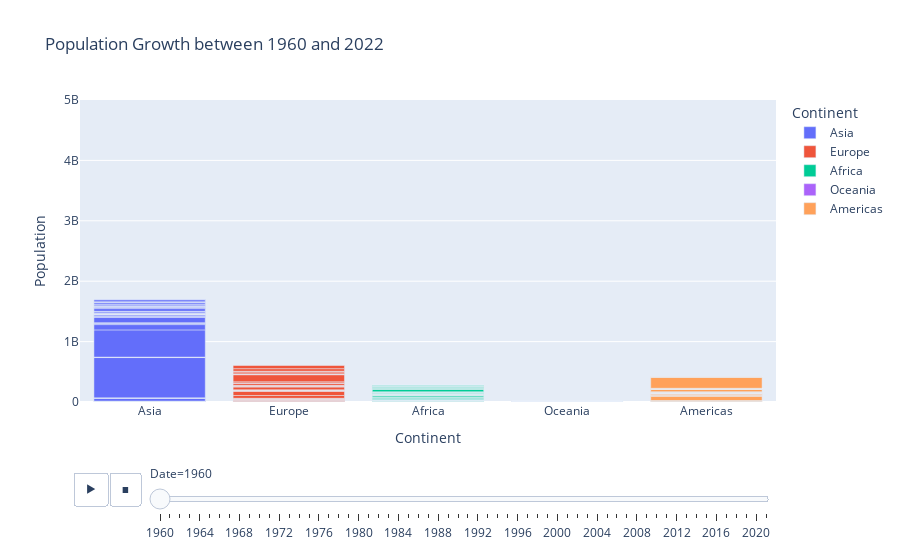

The notebook cell this image was saved under:
### Code cell
df_health_countries_pop = df_health_countries[df_health_countries['Indicator Name']=='Population, total']
fig = px.bar(df_health_countries_pop, x="region", y="value", color="region",
                 labels={
                     "value": "Population",
                     "region": "Continent",
                 },
                title="Population Growth between 1960 and 2022",
                animation_frame="Date", animation_group= "Country Name", range_y=[0,5000000000])
fig.layout.updatemenus[0].buttons[0].args[1]["frame"]["duration"] = 50
fig.show()

### Figure 1 — Plotly figure (JSON) as saved in the notebook; plotly's stock layout.template omitted (floating-point values rounded to 4 significant figures)
{"data": [{"alignmentgroup": "True", "hovertemplate": "Continent=%{x}<br>Date=1960<br>Population=%{y}<extra></extra>", "ids": ["Afghanistan", "Armenia", "Azerbaijan", "Bahrain", "Bangladesh", "Bhutan", "Brunei Darussalam", "Cambodia", "China", "Cyprus", "Georgia", "Hong Kong SAR, China", "India", "Indonesia", "Iran, Islamic Rep.", "Iraq", "Israel", "Japan", "Jordan", "Kazakhstan", "Korea, Dem. People's Rep.", "Korea, Rep.", "Kuwait", "Kyrgyz Republic", "Lao PDR", "Lebanon", "Macao SAR, China", "Malaysia", "Maldives", "Mongolia", "Myanmar", "Nepal", "Oman", "Pakistan", "Philippines", "Qatar", "Saudi Arabia", "Singapore", "Sri Lanka", "Syrian Arab Republic", "Tajikistan", "Thailand", "Timor-Leste", "Turkiye", "Turkmenistan", "United Arab Emirates", "Uzbekistan", "Vietnam", "Yemen, Rep."], "legendgroup": "Asia", "marker": {"color": "#636efa", "pattern": {"shape": ""}}, "name": "Asia", "offsetgroup": "Asia", "orientation": "v", "showlegend": true, "textposition": "auto", "type": "bar", "x": ["Asia", "Asia", "Asia", "Asia", "Asia", "Asia", "Asia", "Asia", "Asia", "Asia", "Asia", "Asia", "Asia", "Asia", "Asia", "Asia", "Asia", "Asia", "Asia", "Asia", "Asia", "Asia", "Asia", "Asia", "Asia", "Asia", "Asia", "Asia", "Asia", "Asia", "Asia", "Asia", "Asia", "Asia", "Asia", "Asia", "Asia", "Asia", "Asia", "Asia", "Asia", "Asia", "Asia", "Asia", "Asia", "Asia", "Asia", "Asia", "Asia"], "xaxis": "x", "y": [8996967, 1874119, 3895398, 162429, 48013505, 223284, 81707, 5722372, 667070000, 572933, 3645600, 3075605, 450547675, 87751066, 21906909, 7289753, 2114020, 93216000, 933102, 9934564, 11424189, 25012374, 269026, 2172300, 2120892, 1804935, 167795, 8156342, 89873, 955514, 21736947, 10105060, 551735, 44988690, 26269741, 47383, 4086534, 1646400, 9874476, 4573514, 2087053, 27397208, 474535, 27472339, 1603254, 92417, 8526299, 32670048, 5315351], "yaxis": "y"}, {"alignmentgroup": "True", "hovertemplate": "Continent=%{x}<br>Date=1960<br>Population=%{y}<extra></extra>", "ids": ["Albania", "Andorra", "Austria", "Belarus", "Belgium", "Bosnia and Herzegovina", "Bulgaria", "Croatia", "Czech Republic", "Denmark", "Estonia", "Faroe Islands", "Finland", "France", "Germany", "Gibraltar", "Greece", "Hungary", "Iceland", "Ireland", "Isle of Man", "Italy", "Latvia", "Liechtenstein", "Lithuania", "Luxembourg", "Malta", "Moldova", "Monaco", "Montenegro", "Netherlands", "North Macedonia", "Norway", "Poland", "Portugal", "Romania", "Russian Federation", "San Marino", "Serbia", "Slovak Republic", "Slovenia", "Spain", "Sweden", "Switzerland", "Ukraine", "United Kingdom"], "legendgroup": "Europe", "marker": {"color": "#EF553B", "pattern": {"shape": ""}}, "name": "Europe", "offsetgroup": "Europe", "orientation": "v", "showlegend": true, "textposition": "auto", "type": "bar", "x": ["Europe", "Europe", "Europe", "Europe", "Europe", "Europe", "Europe", "Europe", "Europe", "Europe", "Europe", "Europe", "Europe", "Europe", "Europe", "Europe", "Europe", "Europe", "Europe", "Europe", "Europe", "Europe", "Europe", "Europe", "Europe", "Europe", "Europe", "Europe", "Europe", "Europe", "Europe", "Europe", "Europe", "Europe", "Europe", "Europe", "Europe", "Europe", "Europe", "Europe", "Europe", "Europe", "Europe", "Europe", "Europe", "Europe"], "xaxis": "x", "y": [1608800, 13410, 7047539, 8198000, 9153489, 3225664, 7867374, 4140181, 9602006, 4579603, 1211537, 34624, 4429634, 46621688, 72814900, 23420, 8331725, 9983967, 175574, 2828600, 48444, 50199700, 2120979, 16501, 2778550, 313970, 326550, 2043664, 22461, 480579, 11486631, 1488670, 3581239, 29637450, 8857716, 18406905, 119897000, 15440, 6608000, 4068095, 1584720, 30455000, 7484656, 5327827, 42664646, 52400000], "yaxis": "y"}, {"alignmentgroup": "True", "hovertemplate": "Continent=%{x}<br>Date=1960<br>Population=%{y}<extra></extra>", "ids": ["Algeria", "Angola", "Benin", "Botswana", "Burkina Faso", "Burundi", "Cabo Verde", "Cameroon", "Central African Republic", "Chad", "Comoros", "Congo, Dem. Rep.", "Congo, Rep.", "Cote d'Ivoire", "Djibouti", "Egypt, Arab Rep.", "Equatorial Guinea", "Eritrea", "Eswatini", "Ethiopia", "Gabon", "Gambia, The", "Ghana", "Guinea", "Guinea-Bissau", "Kenya", "Lesotho", "Liberia", "Libya", "Madagascar", "Malawi", "Mali", "Mauritania", "Mauritius", "Morocco", "Mozambique", "Namibia", "Niger", "Nigeria", "Rwanda", "Sao Tome and Principe", "Senegal", "Seychelles", "Sierra Leone", "Somalia", "South Africa", "South Sudan", "Sudan", "Tanzania", "Togo", "Tunisia", "Uganda", "Zambia", "Zimbabwe"], "legendgroup": "Africa", "marker": {"color": "#00cc96", "pattern": {"shape": ""}}, "name": "Africa", "offsetgroup": "Africa", "orientation": "v", "showlegend": true, "textposition": "auto", "type": "bar", "x": ["Africa", "Africa", "Africa", "Africa", "Africa", "Africa", "Africa", "Africa", "Africa", "Africa", "Africa", "Africa", "Africa", "Africa", "Africa", "Africa", "Africa", "Africa", "Africa", "Africa", "Africa", "Africa", "Africa", "Africa", "Africa", "Africa", "Africa", "Africa", "Africa", "Africa", "Africa", "Africa", "Africa", "Africa", "Africa", "Africa", "Africa", "Africa", "Africa", "Africa", "Africa", "Africa", "Africa", "Africa", "Africa", "Africa", "Africa", "Africa", "Africa", "Africa", "Africa", "Africa", "Africa", "Africa"], "xaxis": "x", "y": [11057864, 5454938, 2431617, 502733, 4829289, 2797925, 201770, 5176920, 1501668, 3001604, 191122, 15248256, 1018254, 3503559, 83634, 26632891, 255338, 1007586, 336578, 22151284, 500922, 365049, 6635229, 3494164, 616140, 8120082, 837264, 1118655, 1448416, 5099368, 3659980, 5263727, 850377, 659351, 12328532, 7184870, 634138, 3388774, 45138460, 2935575, 64294, 3206757, 41700, 2317638, 2755967, 17099836, 2842718, 7544498, 10052151, 1580508, 4178235, 6767092, 3070780, 3776679], "yaxis": "y"}, {"alignmentgroup": "True", "hovertemplate": "Continent=%{x}<br>Date=1960<br>Population=%{y}<extra></extra>", "ids": ["American Samoa", "Australia", "Fiji", "French Polynesia", "Guam", "Kiribati", "Marshall Islands", "Micronesia, Fed. Sts.", "Nauru", "New Caledonia", "New Zealand", "Northern Mariana Islands", "Palau", "Papua New Guinea", "Samoa", "Solomon Islands", "Tonga", "Tuvalu", "Vanuatu"], "legendgroup": "Oceania", "marker": {"color": "#ab63fa", "pattern": {"shape": ""}}, "name": "Oceania", "offsetgroup": "Oceania", "orientation": "v", "showlegend": true, "textposition": "auto", "type": "bar", "x": ["Oceania", "Oceania", "Oceania", "Oceania", "Oceania", "Oceania", "Oceania", "Oceania", "Oceania", "Oceania", "Oceania", "Oceania", "Oceania", "Oceania", "Oceania", "Oceania", "Oceania", "Oceania", "Oceania"], "xaxis": "x", "y": [20127, 10276477, 393480, 78080, 66733, 41196, 14674, 44510, 4377, 79000, 2371800, 9980, 9769, 2255858, 108627, 117847, 61574, 5321, 63689], "yaxis": "y"}, {"alignmentgroup": "True", "hovertemplate": "Continent=%{x}<br>Date=1960<br>Population=%{y}<extra></extra>", "ids": ["Antigua and Barbuda", "Argentina", "Aruba", "Bahamas, The", "Barbados", "Belize", "Bermuda", "Bolivia", "Brazil", "British Virgin Islands", "Canada", "Cayman Islands", "Chile", "Colombia", "Costa Rica", "Cuba", "Curacao", "Dominica", "Dominican Republic", "Ecuador", "El Salvador", "Greenland", "Grenada", "Guatemala", "Guyana", "Haiti", "Honduras", "Jamaica", "Mexico", "Nicaragua", "Panama", "Paraguay", "Peru", "Puerto Rico", "Sint Maarten (Dutch part)", "St. Kitts and Nevis", "St. Lucia", "St. Martin (French part)", "St. Vincent and the Grenadines", "Suriname", "Trinidad and Tobago", "Turks and Caicos Islands", "United States", "Uruguay", "Venezuela, RB", "Virgin Islands (U.S.)"], "legendgroup": "Americas", "marker": {"color": "#FFA15A", "pattern": {"shape": ""}}, "name": "Americas", "offsetgroup": "Americas", "orientation": "v", "showlegend": true, "textposition": "auto", "type": "bar", "x": ["Americas", "Americas", "Americas", "Americas", "Americas", "Americas", "Americas", "Americas", "Americas", "Americas", "Americas", "Americas", "Americas", "Americas", "Americas", "Americas", "Americas", "Americas", "Americas", "Americas", "Americas", "Americas", "Americas", "Americas", "Americas", "Americas", "Americas", "Americas", "Americas", "Americas", "Americas", "Americas", "Americas", "Americas", "Americas", "Americas", "Americas", "Americas", "Americas", "Americas", "Americas", "Americas", "Americas", "Americas", "Americas", "Americas"], "xaxis": "x", "y": [54132, 20481781, 54208, 109532, 230985, 92068, 44400, 3656961, 72179235, 8053, 17909009, 7870, 8132988, 16057714, 1330787, 7141241, 124826, 60020, 3294222, 4543658, 2766319, 32500, 89927, 4128880, 571813, 3866162, 2038636, 1628524, 37771861, 1773132, 1133005, 1903990, 10155011, 2358000, 2833, 51199, 89698, 3898, 80970, 287870, 847973, 5825, 180671000, 2538648, 8141839, 32500], "yaxis": "y"}], "layout": {"barmode": "relative", "legend": {"title": {"text": "Continent"}, "tracegroupgap": 0}, "sliders": [{"active": 0, "currentvalue": {"prefix": "Date="}, "len": 0.9, "pad": {"b": 10, "t": 60}, "steps": [{"args": [["1960"], {"frame": {"duration": 0, "redraw": true}, "fromcurrent": true, "mode": "immediate", "transition": {"duration": 0, "easing": "linear"}}], "label": "1960", "method": "animate"}, {"args": [["1961"], {"frame": {"duration": 0, "redraw": true}, "fromcurrent": true, "mode": "immediate", "transition": {"duration": 0, "easing": "linear"}}], "label": "1961", "method": "animate"}, {"args": [["1962"], {"frame": {"duration": 0, "redraw": true}, "fromcurrent": true, "mode": "immediate", "transition": {"duration": 0, "easing": "linear"}}], "label": "1962", "method": "animate"}, {"args": [["1963"], {"frame": {"duration": 0, "redraw": true}, "fromcurrent": true, "mode": "immediate", "transition": {"duration": 0, "easing": "linear"}}], "label": "1963", "method": "animate"}, {"args": [["1964"], {"frame": {"duration": 0, "redraw": true}, "fromcurrent": true, "mode": "immediate", "transition": {"duration": 0, "easing": "linear"}}], "label": "1964", "method": "animate"}, {"args": [["1965"], {"frame": {"duration": 0, "redraw": true}, "fromcurrent": true, "mode": "immediate", "transition": {"duration": 0, "easing": "linear"}}], "label": "1965", "method": "animate"}, {"args": [["1966"], {"frame": {"duration": 0, "redraw": true}, "fromcurrent": true, "mode": "immediate", "transition": {"duration": 0, "easing": "linear"}}], "label": "1966", "method": "animate"}, {"args": [["1967"], {"frame": {"duration": 0, "redraw": true}, "fromcurrent": true, "mode": "immediate", "transition": {"duration": 0, "easing": "linear"}}], "label": "1967", "method": "animate"}, {"args": [["1968"], {"frame": {"duration": 0, "redraw": true}, "fromcurrent": true, "mode": "immediate", "transition": {"duration": 0, "easing": "linear"}}], "label": "1968", "method": "animate"}, {"args": [["1969"], {"frame": {"duration": 0, "redraw": true}, "fromcurrent": true, "mode": "immediate", "transition": {"duration": 0, "easing": "linear"}}], "label": "1969", "method": "animate"}, {"args": [["1970"], {"frame": {"duration": 0, "redraw": true}, "fromcurrent": true, "mode": "immediate", "transition": {"duration": 0, "easing": "linear"}}], "label": "1970", "method": "animate"}, {"args": [["1971"], {"frame": {"duration": 0, "redraw": true}, "fromcurrent": true, "mode": "immediate", "transition": {"duration": 0, "easing": "linear"}}], "label": "1971", "method": "animate"}, {"args": [["1972"], {"frame": {"duration": 0, "redraw": true}, "fromcurrent": true, "mode": "immediate", "transition": {"duration": 0, "easing": "linear"}}], "label": "1972", "method": "animate"}, {"args": [["1973"], {"frame": {"duration": 0, "redraw": true}, "fromcurrent": true, "mode": "immediate", "transition": {"duration": 0, "easing": "linear"}}], "label": "1973", "method": "animate"}, {"args": [["1974"], {"frame": {"duration": 0, "redraw": true}, "fromcurrent": true, "mode": "immediate", "transition": {"duration": 0, "easing": "linear"}}], "label": "1974", "method": "animate"}, {"args": [["1975"], {"frame": {"duration": 0, "redraw": true}, "fromcurrent": true, "mode": "immediate", "transition": {"duration": 0, "easing": "linear"}}], "label": "1975", "method": "animate"}, {"args": [["1976"], {"frame": {"duration": 0, "redraw": true}, "fromcurrent": true, "mode": "immediate", "transition": {"duration": 0, "easing": "linear"}}], "label": "1976", "method": "animate"}, {"args": [["1977"], {"frame": {"duration": 0, "redraw": true}, "fromcurrent": true, "mode": "immediate", "transition": {"duration": 0, "easing": "linear"}}], "label": "1977", "method": "animate"}, {"args": [["1978"], {"frame": {"duration": 0, "redraw": true}, "fromcurrent": true, "mode": "immediate", "transition": {"duration": 0, "easing": "linear"}}], "label": "1978", "method": "animate"}, {"args": [["1979"], {"frame": {"duration": 0, "redraw": true}, "fromcurrent": true, "mode": "immediate", "transition": {"duration": 0, "easing": "linear"}}], "label": "1979", "method": "animate"}, {"args": [["1980"], {"frame": {"duration": 0, "redraw": true}, "fromcurrent": true, "mode": "immediate", "transition": {"duration": 0, "easing": "linear"}}], "label": "1980", "method": "animate"}, {"args": [["1981"], {"frame": {"duration": 0, "redraw": true}, "fromcurrent": true, "mode": "immediate", "transition": {"duration": 0, "easing": "linear"}}], "label": "1981", "method": "animate"}, {"args": [["1982"], {"frame": {"duration": 0, "redraw": true}, "fromcurrent": true, "mode": "immediate", "transition": {"duration": 0, "easing": "linear"}}], "label": "1982", "method": "animate"}, {"args": [["1983"], {"frame": {"duration": 0, "redraw": true}, "fromcurrent": true, "mode": "immediate", "transition": {"duration": 0, "easing": "linear"}}], "label": "1983", "method": "animate"}, {"args": [["1984"], {"frame": {"duration": 0, "redraw": true}, "fromcurrent": true, "mode": "immediate", "transition": {"duration": 0, "easing": "linear"}}], "label": "1984", "method": "animate"}, {"args": [["1985"], {"frame": {"duration": 0, "redraw": true}, "fromcurrent": true, "mode": "immediate", "transition": {"duration": 0, "easing": "linear"}}], "label": "1985", "method": "animate"}, {"args": [["1986"], {"frame": {"duration": 0, "redraw": true}, "fromcurrent": true, "mode": "immediate", "transition": {"duration": 0, "easing": "linear"}}], "label": "1986", "method": "animate"}, {"args": [["1987"], {"frame": {"duration": 0, "redraw": true}, "fromcurrent": true, "mode": "immediate", "transition": {"duration": 0, "easing": "linear"}}], "label": "1987", "method": "animate"}, {"args": [["1988"], {"frame": {"duration": 0, "redraw": true}, "fromcurrent": true, "mode": "immediate", "transition": {"duration": 0, "easing": "linear"}}], "label": "1988", "method": "animate"}, {"args": [["1989"], {"frame": {"duration": 0, "redraw": true}, "fromcurrent": true, "mode": "immediate", "transition": {"duration": 0, "easing": "linear"}}], "label": "1989", "method": "animate"}, {"args": [["1990"], {"frame": {"duration": 0, "redraw": true}, "fromcurrent": true, "mode": "immediate", "transition": {"duration": 0, "easing": "linear"}}], "label": "1990", "method": "animate"}, {"args": [["1991"], {"frame": {"duration": 0, "redraw": true}, "fromcurrent": true, "mode": "immediate", "transition": {"duration": 0, "easing": "linear"}}], "label": "1991", "method": "animate"}, {"args": [["1992"], {"frame": {"duration": 0, "redraw": true}, "fromcurrent": true, "mode": "immediate", "transition": {"duration": 0, "easing": "linear"}}], "label": "1992", "method": "animate"}, {"args": [["1993"], {"frame": {"duration": 0, "redraw": true}, "fromcurrent": true, "mode": "immediate", "transition": {"duration": 0, "easing": "linear"}}], "label": "1993", "method": "animate"}, {"args": [["1994"], {"frame": {"duration": 0, "redraw": true}, "fromcurrent": true, "mode": "immediate", "transition": {"duration": 0, "easing": "linear"}}], "label": "1994", "method": "animate"}, {"args": [["1995"], {"frame": {"duration": 0, "redraw": true}, "fromcurrent": true, "mode": "immediate", "transition": {"duration": 0, "easing": "linear"}}], "label": "1995", "method": "animate"}, {"args": [["1996"], {"frame": {"duration": 0, "redraw": true}, "fromcurrent": true, "mode": "immediate", "transition": {"duration": 0, "easing": "linear"}}], "label": "1996", "method": "animate"}, {"args": [["1997"], {"frame": {"duration": 0, "redraw": true}, "fromcurrent": true, "mode": "immediate", "transition": {"duration": 0, "easing": "linear"}}], "label": "1997", "method": "animate"}, {"args": [["1998"], {"frame": {"duration": 0, "redraw": true}, "fromcurrent": true, "mode": "immediate", "transition": {"duration": 0, "easing": "linear"}}], "label": "1998", "method": "animate"}, {"args": [["1999"], {"frame": {"duration": 0, "redraw": true}, "fromcurrent": true, "mode": "immediate", "transition": {"duration": 0, "easing": "linear"}}], "label": "1999", "method": "animate"}, {"args": [["2000"], {"frame": {"duration": 0, "redraw": true}, "fromcurrent": true, "mode": "immediate", "transition": {"duration": 0, "easing": "linear"}}], "label": "2000", "method": "animate"}, {"args": [["2001"], {"frame": {"duration": 0, "redraw": true}, "fromcurrent": true, "mode": "immediate", "transition": {"duration": 0, "easing": "linear"}}], "label": "2001", "method": "animate"}, {"args": [["2002"], {"frame": {"duration": 0, "redraw": true}, "fromcurrent": true, "mode": "immediate", "transition": {"duration": 0, "easing": "linear"}}], "label": "2002", "method": "animate"}, {"args": [["2003"], {"frame": {"duration": 0, "redraw": true}, "fromcurrent": true, "mode": "immediate", "transition": {"duration": 0, "easing": "linear"}}], "label": "2003", "method": "animate"}, {"args": [["2004"], {"frame": {"duration": 0, "redraw": true}, "fromcurrent": true, "mode": "immediate", "transition": {"duration": 0, "easing": "linear"}}], "label": "2004", "method": "animate"}, {"args": [["2005"], {"frame": {"duration": 0, "redraw": true}, "fromcurrent": true, "mode": "immediate", "transition": {"duration": 0, "easing": "linear"}}], "label": "2005", "method": "animate"}, {"args": [["2006"], {"frame": {"duration": 0, "redraw": true}, "fromcurrent": true, "mode": "immediate", "transition": {"duration": 0, "easing": "linear"}}], "label": "2006", "method": "animate"}, {"args": [["2007"], {"frame": {"duration": 0, "redraw": true}, "fromcurrent": true, "mode": "immediate", "transition": {"duration": 0, "easing": "linear"}}], "label": "2007", "method": "animate"}, {"args": [["2008"], {"frame": {"duration": 0, "redraw": true}, "fromcurrent": true, "mode": "immediate", "transition": {"duration": 0, "easing": "linear"}}], "label": "2008", "method": "animate"}, {"args": [["2009"], {"frame": {"duration": 0, "redraw": true}, "fromcurrent": true, "mode": "immediate", "transition": {"duration": 0, "easing": "linear"}}], "label": "2009", "method": "animate"}, {"args": [["2010"], {"frame": {"duration": 0, "redraw": true}, "fromcurrent": true, "mode": "immediate", "transition": {"duration": 0, "easing": "linear"}}], "label": "2010", "method": "animate"}, {"args": [["2011"], {"frame": {"duration": 0, "redraw": true}, "fromcurrent": true, "mode": "immediate", "transition": {"duration": 0, "easing": "linear"}}], "label": "2011", "method": "animate"}, {"args": [["2012"], {"frame": {"duration": 0, "redraw": true}, "fromcurrent": true, "mode": "immediate", "transition": {"duration": 0, "easing": "linear"}}], "label": "2012", "method": "animate"}, {"args": [["2013"], {"frame": {"duration": 0, "redraw": true}, "fromcurrent": true, "mode": "immediate", "transition": {"duration": 0, "easing": "linear"}}], "label": "2013", "method": "animate"}, {"args": [["2014"], {"frame": {"duration": 0, "redraw": true}, "fromcurrent": true, "mode": "immediate", "transition": {"duration": 0, "easing": "linear"}}], "label": "2014", "method": "animate"}, {"args": [["2015"], {"frame": {"duration": 0, "redraw": true}, "fromcurrent": true, "mode": "immediate", "transition": {"duration": 0, "easing": "linear"}}], "label": "2015", "method": "animate"}, {"args": [["2016"], {"frame": {"duration": 0, "redraw": true}, "fromcurrent": true, "mode": "immediate", "transition": {"duration": 0, "easing": "linear"}}], "label": "2016", "method": "animate"}, {"args": [["2017"], {"frame": {"duration": 0, "redraw": true}, "fromcurrent": true, "mode": "immediate", "transition": {"duration": 0, "easing": "linear"}}], "label": "2017", "method": "animate"}, {"args": [["2018"], {"frame": {"duration": 0, "redraw": true}, "fromcurrent": true, "mode": "immediate", "transition": {"duration": 0, "easing": "linear"}}], "label": "2018", "method": "animate"}, {"args": [["2019"], {"frame": {"duration": 0, "redraw": true}, "fromcurrent": true, "mode": "immediate", "transition": {"duration": 0, "easing": "linear"}}], "label": "2019", "method": "animate"}, {"args": [["2020"], {"frame": {"duration": 0, "redraw": true}, "fromcurrent": true, "mode": "immediate", "transition": {"duration": 0, "easing": "linear"}}], "label": "2020", "method": "animate"}, {"args": [["2021"], {"frame": {"duration": 0, "redraw": true}, "fromcurrent": true, "mode": "immediate", "transition": {"duration": 0, "easing": "linear"}}], "label": "2021", "method": "animate"}], "x": 0.1, "xanchor": "left", "y": 0, "yanchor": "top"}], "title": {"text": "Population Growth between 1960 and 2022"}, "updatemenus": [{"buttons": [{"args": [null, {"frame": {"duration": 50, "redraw": true}, "fromcurrent": true, "mode": "immediate", "transition": {"duration": 500, "easing": "linear"}}], "label": "&#9654;", "method": "animate"}, {"args": [[null], {"frame": {"duration": 0, "redraw": true}, "fromcurrent": true, "mode": "immediate", "transition": {"duration": 0, "easing": "linear"}}], "label": "&#9724;", "method": "animate"}], "direction": "left", "pad": {"r": 10, "t": 70}, "showactive": false, "type": "buttons", "x": 0.1, "xanchor": "right", "y": 0, "yanchor": "top"}], "xaxis": {"anchor": "y", "categoryarray": ["Asia", "Europe", "Africa", "Oceania", "Americas"], "categoryorder": "array", "domain": [0, 1], "title": {"text": "Continent"}}, "yaxis": {"anchor": "x", "domain": [0, 1], "range": [0, 5000000000], "title": {"text": "Population"}}}}
